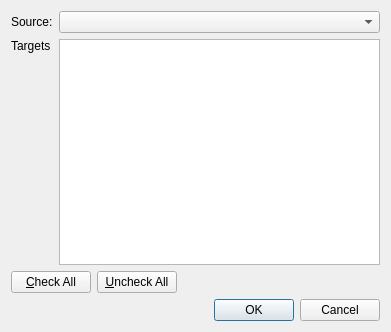
<?xml version="1.0" encoding="UTF-8"?>
<ui version="4.0">
 <class>CopyCameraSettingDialog</class>
 <widget class="QDialog" name="CopyCameraSettingDialog">
  <property name="geometry">
   <rect>
    <x>0</x>
    <y>0</y>
    <width>391</width>
    <height>332</height>
   </rect>
  </property>
  <property name="windowTitle">
   <string>Copy Camera Setting</string>
  </property>
  <layout class="QVBoxLayout" name="verticalLayout_2">
   <item>
    <layout class="QGridLayout" name="gridLayout">
     <item row="0" column="0">
      <widget class="QLabel" name="sourceLabel">
       <property name="text">
        <string>Source:</string>
       </property>
      </widget>
     </item>
     <item row="0" column="1">
      <widget class="QComboBox" name="sourceComboBox"/>
     </item>
     <item row="1" column="0">
      <layout class="QVBoxLayout" name="verticalLayout">
       <item>
        <widget class="QLabel" name="targetsLabel">
         <property name="text">
          <string>Targets</string>
         </property>
        </widget>
       </item>
       <item>
        <spacer name="verticalSpacer">
         <property name="orientation">
          <enum>Qt::Vertical</enum>
         </property>
         <property name="sizeHint" stdset="0">
          <size>
           <width>20</width>
           <height>168</height>
          </size>
         </property>
        </spacer>
       </item>
      </layout>
     </item>
     <item row="1" column="1">
      <widget class="QListWidget" name="listWidget">
       <property name="editTriggers">
        <set>QAbstractItemView::NoEditTriggers</set>
       </property>
       <property name="selectionMode">
        <enum>QAbstractItemView::MultiSelection</enum>
       </property>
      </widget>
     </item>
    </layout>
   </item>
   <item>
    <layout class="QHBoxLayout" name="horizontalLayout">
     <item>
      <widget class="QPushButton" name="checkAllButton">
       <property name="text">
        <string>&amp;Check All</string>
       </property>
      </widget>
     </item>
     <item>
      <widget class="QPushButton" name="uncheckAllButton">
       <property name="text">
        <string>&amp;Uncheck All</string>
       </property>
      </widget>
     </item>
     <item>
      <spacer name="horizontalSpacer">
       <property name="orientation">
        <enum>Qt::Horizontal</enum>
       </property>
       <property name="sizeHint" stdset="0">
        <size>
         <width>40</width>
         <height>20</height>
        </size>
       </property>
      </spacer>
     </item>
    </layout>
   </item>
   <item>
    <widget class="QDialogButtonBox" name="buttonBox">
     <property name="orientation">
      <enum>Qt::Horizontal</enum>
     </property>
     <property name="standardButtons">
      <set>QDialogButtonBox::Cancel|QDialogButtonBox::Ok</set>
     </property>
    </widget>
   </item>
  </layout>
 </widget>
 <resources/>
 <connections>
  <connection>
   <sender>buttonBox</sender>
   <signal>accepted()</signal>
   <receiver>CopyCameraSettingDialog</receiver>
   <slot>accept()</slot>
   <hints>
    <hint type="sourcelabel">
     <x>248</x>
     <y>254</y>
    </hint>
    <hint type="destinationlabel">
     <x>157</x>
     <y>274</y>
    </hint>
   </hints>
  </connection>
  <connection>
   <sender>buttonBox</sender>
   <signal>rejected()</signal>
   <receiver>CopyCameraSettingDialog</receiver>
   <slot>reject()</slot>
   <hints>
    <hint type="sourcelabel">
     <x>316</x>
     <y>260</y>
    </hint>
    <hint type="destinationlabel">
     <x>286</x>
     <y>274</y>
    </hint>
   </hints>
  </connection>
 </connections>
</ui>
